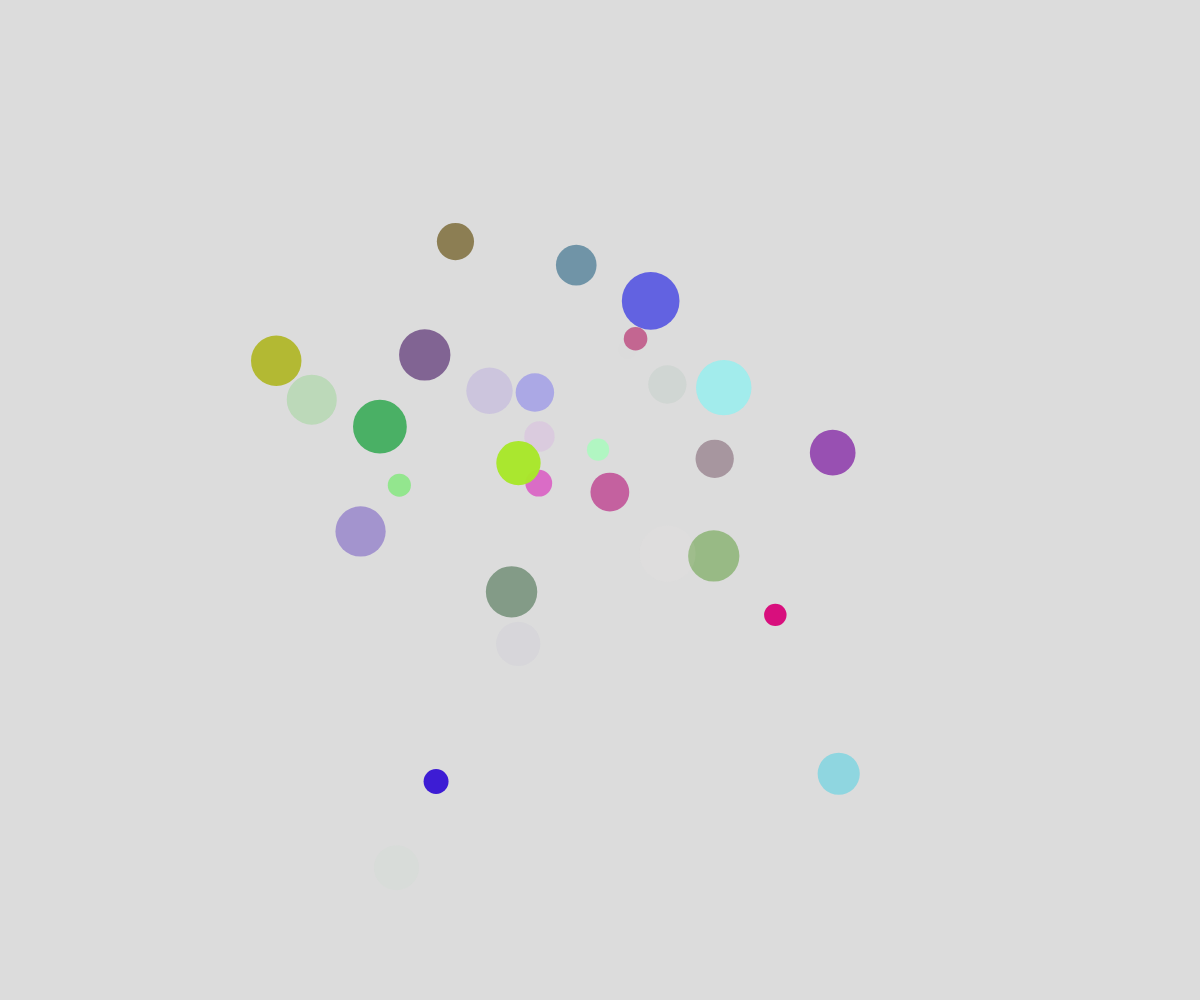
Frame 1 (no input)
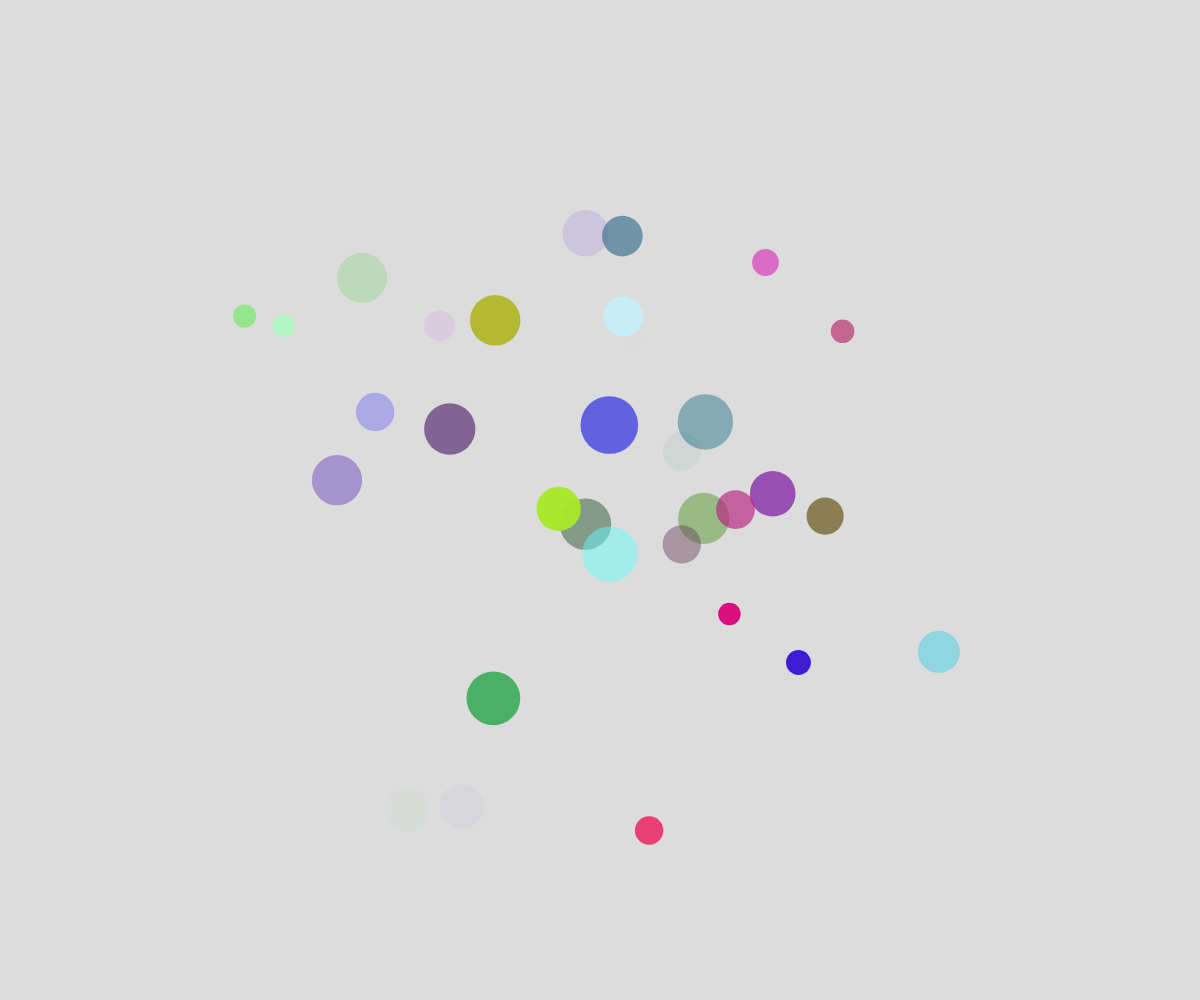
Frame 60 (no input)
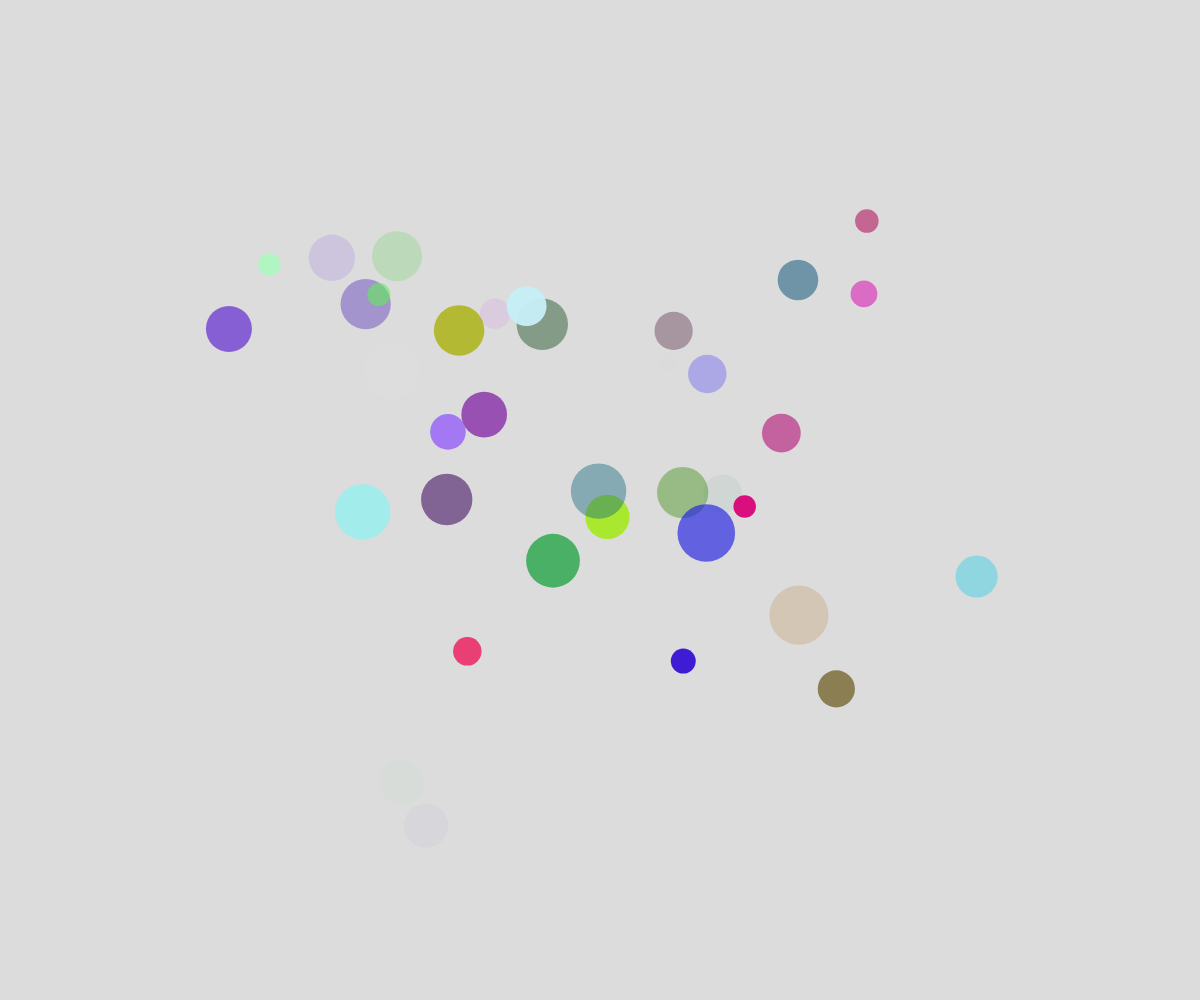
Frame 120 (the mouse pressed at the canvas centre since frame 60)

The p5.js sketch that drew these frames (run headless with seeded random() and noise() and a simulated clock; from frame 60 on, the mouse is pressed at the canvas centre):

// p5.js sketch
// ── sketch.js
// Ball Scene
// Alex Colborne
// Sept 20, 2021

let ballArray = [];

function setup() {
  createCanvas(windowWidth, windowHeight);
  for(let index = 0; index < 30; index++) {
    spawnBall();
  }

  //spawn a ball every 0.5 seconds
  window.setInterval(spawnBall, 500);
}

function draw() {
  background(220);
  moveBall();
  displayBall();
}

function mouseClicked() {
  spawnBall();
  ballArray[ballArray.length - 1].x = mouseX;
  ballArray[ballArray.length - 1].y = mouseY;
}

function spawnBall() {
  let newBall = {
    x: random(width),
    y: random(height),
    diameter: random(20, 60),
    ballColor: color(random(255), random(255), random(255), random(255)),
    dx: random(5, 10),
    dy: random(5, 10),
    xTime: random(1000),
    yTime: random(1000),
    timeChange: random(0.001, 0.01),
  };
  ballArray.push(newBall);
}

function moveBall() {
  for (let theBall of ballArray) {
    // theBall.x += theBall.dx;
    // theBall.y += theBall.dy;
    // theBall.dx = random(-5, 5);
    // theBall.dy = random(-5, 5);
    theBall.x = noise(theBall.xTime) * width;
    theBall.y = noise(theBall.yTime) * height;
    theBall.xTime += theBall.timeChange;
    theBall.yTime += theBall.timeChange;
  }
}

function displayBall() {
  for (let ball of ballArray) {
    noStroke();
    fill(ball.ballColor);
    circle(ball.x, ball.y, ball.diameter);
  }
}
